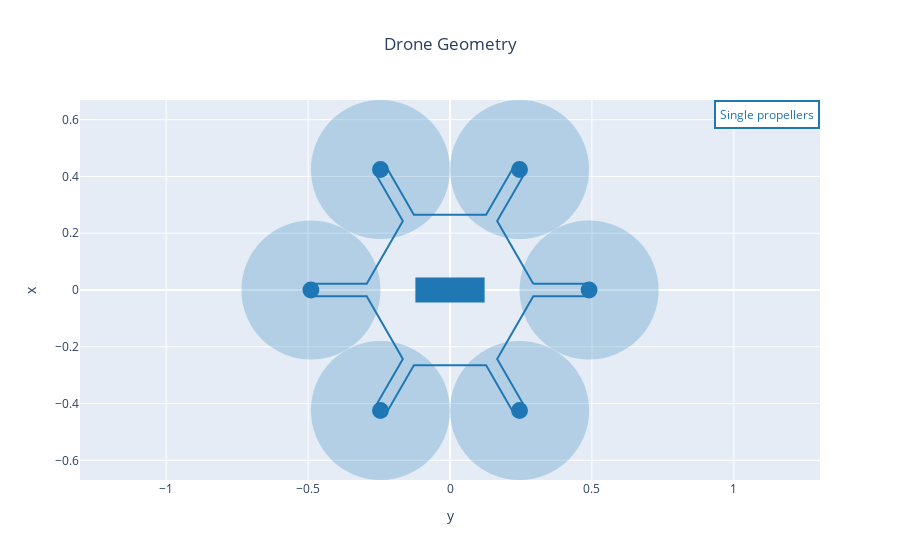

Notebook source saved alongside this figure:
### Markdown cell above
## 3. Analysis and plots

You can now use postprocessing plots to visualize the results of the MDO.

### Code cell
fig = multirotor_geometry_plot(DJI_M600_OUTPUT_FILE, name="Drone MDO")
fig.show()

### Figure 1 — Plotly figure (JSON) as saved in the notebook; plotly's stock layout.template omitted (floating-point values rounded to 4 significant figures)
{"data": [{"line": {"color": "rgb(31, 119, 180)"}, "mode": "lines", "name": "Drone MDO", "type": "scatter", "uid": "e990e625-300b-40ab-a0ec-776cdc52fee4", "x": [0.2933, 0.49, 0.49, 0.2933, 0.1661, 0.2644, 0.2256, 0.1272, -0.1272, -0.2256, -0.2644, -0.1661, -0.2933, -0.49, -0.49, -0.2933, -0.1661, -0.2644, -0.2256, -0.1272, 0.1272, 0.2256, 0.2644, 0.1661, 0.2933], "y": [0.02243, 0.02243, -0.02243, -0.02243, -0.2428, -0.4131, -0.4356, -0.2653, -0.2653, -0.4356, -0.4131, -0.2428, -0.02243, -0.02243, 0.02243, 0.02243, 0.2428, 0.4131, 0.4356, 0.2653, 0.2653, 0.4356, 0.4131, 0.2428, 0.02243]}], "layout": {"annotations": [{"align": "center", "bgcolor": "white", "bordercolor": "rgb(31, 119, 180)", "borderpad": 4, "borderwidth": 2, "font": {"color": "rgb(31, 119, 180)"}, "showarrow": false, "text": "Single propellers", "x": 1, "xanchor": "right", "xref": "paper", "xshift": 0, "y": 1, "yanchor": "top", "yref": "paper", "yshift": 0}], "autosize": true, "shapes": [{"fillcolor": "rgb(31, 119, 180)", "line": {"color": "rgb(31, 119, 180)", "width": 3}, "type": "rect", "x0": -0.1166, "x1": 0.1166, "xref": "x", "y0": -0.03888, "y1": 0.03888, "yref": "y"}, {"fillcolor": "rgb(31, 119, 180)", "line": {"color": "rgb(31, 119, 180)", "width": 3}, "type": "circle", "x0": 0.4655, "x1": 0.5144, "xref": "x", "y0": -0.02444, "y1": 0.02444, "yref": "y"}, {"fillcolor": "rgb(31, 119, 180)", "line": {"color": "rgb(31, 119, 180)", "width": 0}, "opacity": 0.25, "type": "circle", "x0": 0.245, "x1": 0.735, "xref": "x", "y0": -0.245, "y1": 0.245, "yref": "y"}, {"fillcolor": "rgb(31, 119, 180)", "line": {"color": "rgb(31, 119, 180)", "width": 3}, "type": "circle", "x0": 0.2205, "x1": 0.2694, "xref": "x", "y0": -0.4488, "y1": -0.3999, "yref": "y"}, {"fillcolor": "rgb(31, 119, 180)", "line": {"color": "rgb(31, 119, 180)", "width": 0}, "opacity": 0.25, "type": "circle", "x0": 8.327e-17, "x1": 0.49, "xref": "x", "y0": -0.6693, "y1": -0.1793, "yref": "y"}, {"fillcolor": "rgb(31, 119, 180)", "line": {"color": "rgb(31, 119, 180)", "width": 3}, "type": "circle", "x0": -0.2694, "x1": -0.2205, "xref": "x", "y0": -0.4488, "y1": -0.3999, "yref": "y"}, {"fillcolor": "rgb(31, 119, 180)", "line": {"color": "rgb(31, 119, 180)", "width": 0}, "opacity": 0.25, "type": "circle", "x0": -0.49, "x1": 8.327e-17, "xref": "x", "y0": -0.6693, "y1": -0.1793, "yref": "y"}, {"fillcolor": "rgb(31, 119, 180)", "line": {"color": "rgb(31, 119, 180)", "width": 3}, "type": "circle", "x0": -0.5144, "x1": -0.4655, "xref": "x", "y0": -0.02444, "y1": 0.02444, "yref": "y"}, {"fillcolor": "rgb(31, 119, 180)", "line": {"color": "rgb(31, 119, 180)", "width": 0}, "opacity": 0.25, "type": "circle", "x0": -0.735, "x1": -0.245, "xref": "x", "y0": -0.245, "y1": 0.245, "yref": "y"}, {"fillcolor": "rgb(31, 119, 180)", "line": {"color": "rgb(31, 119, 180)", "width": 3}, "type": "circle", "x0": -0.2694, "x1": -0.2205, "xref": "x", "y0": 0.3999, "y1": 0.4488, "yref": "y"}, {"fillcolor": "rgb(31, 119, 180)", "line": {"color": "rgb(31, 119, 180)", "width": 0}, "opacity": 0.25, "type": "circle", "x0": -0.49, "x1": -2.498e-16, "xref": "x", "y0": 0.1793, "y1": 0.6693, "yref": "y"}, {"fillcolor": "rgb(31, 119, 180)", "line": {"color": "rgb(31, 119, 180)", "width": 3}, "type": "circle", "x0": 0.2205, "x1": 0.2694, "xref": "x", "y0": 0.3999, "y1": 0.4488, "yref": "y"}, {"fillcolor": "rgb(31, 119, 180)", "line": {"color": "rgb(31, 119, 180)", "width": 0}, "opacity": 0.25, "type": "circle", "x0": 8.327e-17, "x1": 0.49, "xref": "x", "y0": 0.1793, "y1": 0.6693, "yref": "y"}], "title": {"text": "Drone Geometry", "x": 0.5}, "xaxis": {"autorange": true, "domain": [0, 1], "range": [-4.295, 4.295], "title": {"text": "y"}, "type": "linear"}, "yaxis": {"autorange": true, "domain": [0, 1], "range": [-0.6693, 0.6693], "scaleanchor": "x", "scaleratio": 1, "title": {"text": "x"}, "type": "linear"}}}
